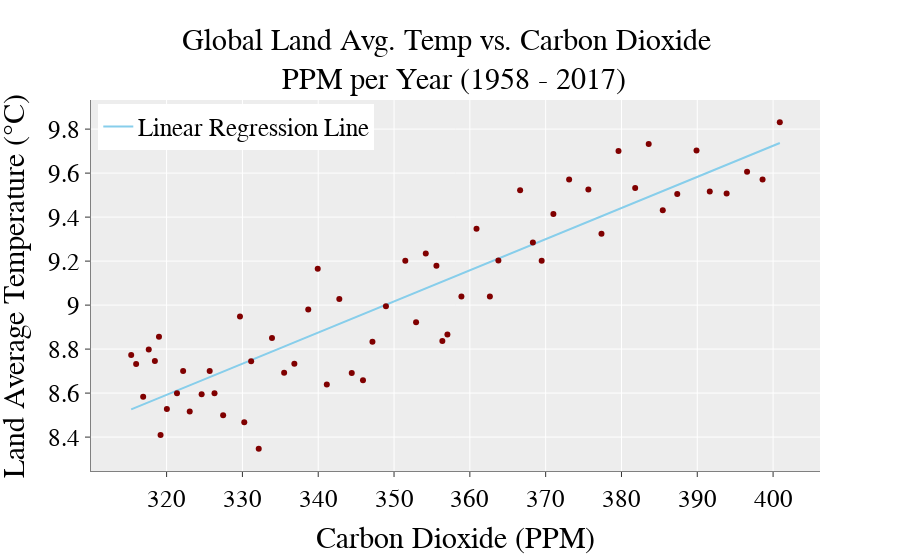

Here is the notebook cell this chart was saved with:
### Code cell
fig = go.Figure()
fig.update_layout(title="Global Land Avg. Temp vs. Carbon Dioxide <br> PPM per Year (1958 - 2017)", title_font_size = 30,
                  font=dict( family="Courier New, monospace", size=25,color="#000000"),
                  template = "ggplot2", hovermode= 'closest', legend=dict(
    yanchor="top",
    y=0.99,
    xanchor="left",
    x=0.01
))
fig.update_xaxes(showline=True, linewidth=1, linecolor='gray', title = 'Carbon Dioxide (PPM)')
fig.update_yaxes(showline=True, linewidth=1, linecolor='gray', title = 'Land Average Temperature (°C)')

fig.add_trace(go.Scatter(x = X['Carbon Dioxide (ppm)'], y=yy, mode = 'lines',
                         name = 'Linear Regression Line', marker_color='rgb(135,206,235)'))
fig.add_trace(go.Scatter(x = X['Carbon Dioxide (ppm)'], y=Y['LandAverageTemperature'], mode = 'markers',
                         showlegend=False, marker_color='rgb(128, 0, 0)'))

pio.write_image(fig, "images/fig4.png", width=5*200, height=2*200, scale=.75)
pio.write_image(fig, "images/fig4poster.png", width=8.2*100, height=6.5*100, scale=.5)

fig

### Figure 1 — Plotly figure (JSON) as saved in the notebook; plotly's stock layout.template omitted (floating-point values rounded to 4 significant figures)
{"data": [{"marker": {"color": "rgb(135,206,235)"}, "mode": "lines", "name": "Linear Regression Line", "type": "scatter", "x": [315.3, 316.0, 316.9, 317.6, 318.5, 319.0, 319.2, 320.0, 321.4, 322.2, 323.0, 324.6, 325.7, 326.3, 327.5, 329.7, 330.2, 331.2, 332.2, 333.9, 335.5, 336.9, 338.7, 339.9, 341.1, 342.8, 344.4, 345.9, 347.2, 348.9, 351.5, 352.9, 354.2, 355.6, 356.4, 357.0, 358.9, 360.9, 362.6, 363.8, 366.6, 368.3, 369.5, 371.0, 373.1, 375.6, 377.4, 379.6, 381.8, 383.6, 385.4, 387.4, 389.9, 391.6, 393.9, 396.6, 398.6, 400.9], "y": [8.526, 8.535, 8.548, 8.559, 8.57, 8.578, 8.581, 8.592, 8.611, 8.623, 8.635, 8.657, 8.672, 8.681, 8.698, 8.729, 8.737, 8.75, 8.764, 8.789, 8.811, 8.83, 8.856, 8.874, 8.891, 8.914, 8.938, 8.959, 8.976, 9.002, 9.038, 9.058, 9.076, 9.096, 9.107, 9.116, 9.142, 9.171, 9.196, 9.211, 9.252, 9.276, 9.292, 9.314, 9.344, 9.38, 9.404, 9.436, 9.467, 9.492, 9.519, 9.546, 9.582, 9.606, 9.638, 9.676, 9.705, 9.737, 9.785, 9.81]}, {"marker": {"color": "rgb(128, 0, 0)"}, "mode": "markers", "showlegend": false, "type": "scatter", "x": [315.3, 316.0, 316.9, 317.6, 318.5, 319.0, 319.2, 320.0, 321.4, 322.2, 323.0, 324.6, 325.7, 326.3, 327.5, 329.7, 330.2, 331.2, 332.2, 333.9, 335.5, 336.9, 338.7, 339.9, 341.1, 342.8, 344.4, 345.9, 347.2, 348.9, 351.5, 352.9, 354.2, 355.6, 356.4, 357.0, 358.9, 360.9, 362.6, 363.8, 366.6, 368.3, 369.5, 371.0, 373.1, 375.6, 377.4, 379.6, 381.8, 383.6, 385.4, 387.4, 389.9, 391.6, 393.9, 396.6, 398.6, 400.9], "y": [8.774, 8.733, 8.584, 8.798, 8.746, 8.856, 8.41, 8.527, 8.599, 8.7, 8.516, 8.595, 8.701, 8.599, 8.5, 8.948, 8.467, 8.745, 8.347, 8.85, 8.693, 8.733, 8.98, 9.166, 8.639, 9.028, 8.692, 8.658, 8.834, 8.994, 9.202, 8.922, 9.234, 9.179, 8.837, 8.867, 9.039, 9.347, 9.039, 9.203, 9.523, 9.285, 9.201, 9.415, 9.57, 9.526, 9.325, 9.701, 9.533, 9.732, 9.432, 9.505, 9.703, 9.516, 9.507, 9.607, 9.571, 9.831]}], "layout": {"autosize": true, "font": {"color": "#000000", "family": "Courier New, monospace", "size": 25}, "hovermode": "closest", "legend": {"x": 0.01, "xanchor": "left", "y": 0.99, "yanchor": "top"}, "title": {"font": {"size": 30}, "text": "Global Land Avg. Temp vs. Carbon Dioxide <br> PPM per Year (1958 - 2017)"}, "xaxis": {"autorange": true, "linecolor": "gray", "linewidth": 1, "range": [310.2, 406.0], "showline": true, "title": {"text": "Carbon Dioxide (PPM)"}, "type": "linear"}, "yaxis": {"autorange": true, "linecolor": "gray", "linewidth": 1, "range": [8.222, 9.956], "showline": true, "title": {"text": "Land Average Temperature (°C)"}, "type": "linear"}}}
